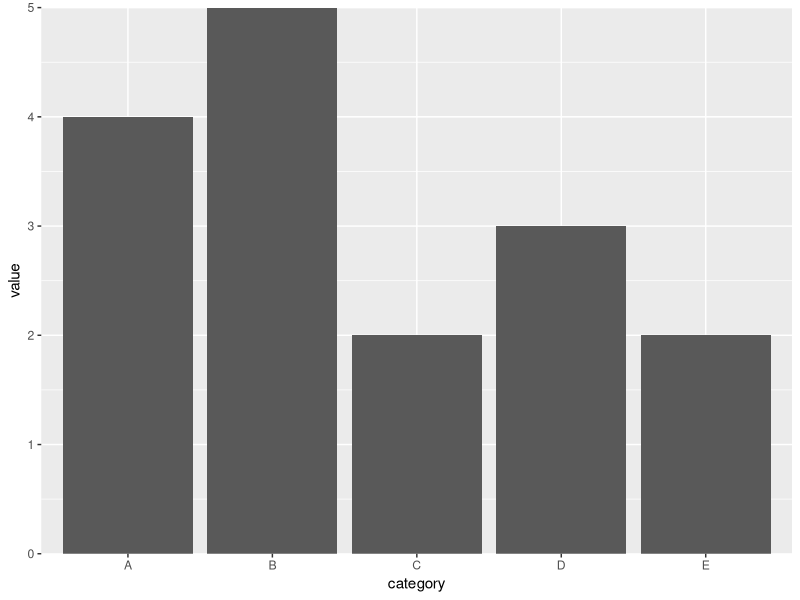

Recreate this plot in R. (Note: this script raises an error after producing the figure.)
library(ggplot2)

plot_data <- data.frame(
  category = LETTERS[1:5],
  value = c(4, 5, 2, 3, 2)
)
p <- ggplot(plot_data, aes(x = category, y = value)) +
  geom_bar(stat = "identity") +
  scale_y_continuous(expand = c(0, 0))
p + bar_theme(16)
p + coord_flip() + bar_theme(16, orientation="horizontal")

